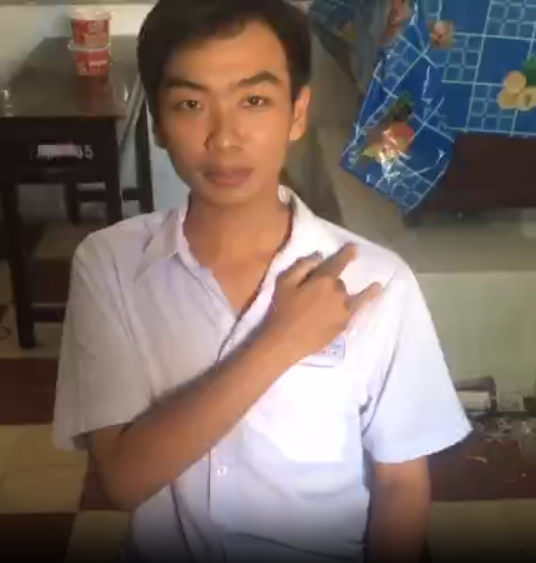
#> input picture image.png, 536 x 563 px; its folder holds only this picture in this run
$ python -i gmc.py   (imports and definitions only)
#> lines starting #> are read from the running program, lines starting #| are printed output that depends on the picture
### ultralytics_v10/utils/__init__.py
# Ultralytics YOLO 🚀, AGPL-3.0 license

import contextlib
import inspect
import logging.config
import os
import platform
import re
import subprocess
import sys
import threading
import time
import urllib
import uuid
from pathlib import Path
from types import SimpleNamespace
from typing import Union

import cv2
import matplotlib.pyplot as plt
import numpy as np
import torch
import yaml
from tqdm import tqdm as tqdm_original

from ultralytics import __version__

# PyTorch Multi-GPU DDP Constants
RANK = int(os.getenv("RANK", -1))
LOCAL_RANK = int(os.getenv("LOCAL_RANK", -1))  # https://pytorch.org/docs/stable/elastic/run.html

# Other Constants
FILE = Path(__file__).resolve()
ROOT = FILE.parents[1]  # YOLO
ASSETS = ROOT / "assets"  # default images
DEFAULT_CFG_PATH = ROOT / "cfg/default.yaml"
NUM_THREADS = min(8, max(1, os.cpu_count() - 1))  # number of YOLOv5 multiprocessing threads
AUTOINSTALL = str(os.getenv("YOLO_AUTOINSTALL", True)).lower() == "true"  # global auto-install mode
VERBOSE = str(os.getenv("YOLO_VERBOSE", True)).lower() == "true"  # global verbose mode
TQDM_BAR_FORMAT = "{l_bar}{bar:10}{r_bar}" if VERBOSE else None  # tqdm bar format
LOGGING_NAME = "ultralytics"
MACOS, LINUX, WINDOWS = (platform.system() == x for x in ["Darwin", "Linux", "Windows"])  # environment booleans
ARM64 = platform.machine() in ("arm64", "aarch64")  # ARM64 booleans
HELP_MSG = """
    Usage examples for running YOLOv8:

    1. Install the ultralytics package:

        pip install ultralytics

    2. Use the Python SDK:

        from ultralytics import YOLO

        # Load a model
        model = YOLO('yolov8n.yaml')  # build a new model from scratch
        model = YOLO("yolov8n.pt")  # load a pretrained model (recommended for training)

        # Use the model
        results = model.train(data="coco128.yaml", epochs=3)  # train the model
        results = model.val()  # evaluate model performance on the validation set
        results = model('https://ultralytics_v10.com/images/bus.jpg')  # predict on an image
        success = model.export(format='onnx')  # export the model to ONNX format

    3. Use the command line interface (CLI):

        YOLOv8 'yolo' CLI commands use the following syntax:

            yolo TASK MODE ARGS

            Where   TASK (optional) is one of [detect, segment, classify]
                    MODE (required) is one of [train, val, predict, export]
                    ARGS (optional) are any number of custom 'arg=value' pairs like 'imgsz=320' that override defaults.
                        See all ARGS at https://docs.ultralytics_v10.com/usage/cfg or with 'yolo cfg'

        - Train a detection model for 10 epochs with an initial learning_rate of 0.01
            yolo detect train data=coco128.yaml model=yolov8n.pt epochs=10 lr0=0.01

        - Predict a YouTube video using a pretrained segmentation model at image size 320:
            yolo segment predict model=yolov8n-seg.pt source='https://youtu.be/LNwODJXcvt4' imgsz=320

        - Val a pretrained detection model at batch-size 1 and image size 640:
            yolo detect val model=yolov8n.pt data=coco128.yaml batch=1 imgsz=640

        - Export a YOLOv8n classification model to ONNX format at image size 224 by 128 (no TASK required)
            yolo export model=yolov8n-cls.pt format=onnx imgsz=224,128

        - Run special commands:
            yolo help
            yolo checks
            yolo version
            yolo settings
            yolo copy-cfg
            yolo cfg

    Docs: https://docs.ultralytics_v10.com
    Community: https://community.ultralytics_v10.com
    GitHub: https://github.com/ultralytics/ultralytics
    """

# Settings
torch.set_printoptions(linewidth=320, precision=4, profile="default")
#> (this line was passed over: torch is not available in this run)
np.set_printoptions(linewidth=320, formatter={"float_kind": "{:11.5g}".format})  # format short g, %precision=5
cv2.setNumThreads(0)  # prevent OpenCV from multithreading (incompatible with PyTorch DataLoader)
os.environ["NUMEXPR_MAX_THREADS"] = str(NUM_THREADS)  # NumExpr max threads
os.environ["CUBLAS_WORKSPACE_CONFIG"] = ":4096:8"  # for deterministic training
os.environ["TF_CPP_MIN_LOG_LEVEL"] = "2"  # suppress verbose TF compiler warnings in Colab


class TQDM(tqdm_original):
    """
    Custom Ultralytics tqdm class with different default arguments.

    Args:
        *args (list): Positional arguments passed to original tqdm.
        **kwargs (any): Keyword arguments, with custom defaults applied.
    """

    # [9 lines left out: function __init__, not called in this run]


class SimpleClass:
    """Ultralytics SimpleClass is a base class providing helpful string representation, error reporting, and attribute
    access methods for easier debugging and usage.
    """

    # [13 lines left out: function __str__, not called in this run]

    def __repr__(self):
        """Return a machine-readable string representation of the object."""
        return self.__str__()

    # [4 lines left out: function __getattr__, not called in this run]


class IterableSimpleNamespace(SimpleNamespace):
    """Ultralytics IterableSimpleNamespace is an extension class of SimpleNamespace that adds iterable functionality and
    enables usage with dict() and for loops.
    """

    def __iter__(self):
        """Return an iterator of key-value pairs from the namespace's attributes."""
        return iter(vars(self).items())

    def __str__(self):
        """Return a human-readable string representation of the object."""
        return "\n".join(f"{k}={v}" for k, v in vars(self).items())

    # [11 lines left out: function __getattr__, not called in this run]

    def get(self, key, default=None):
        """Return the value of the specified key if it exists; otherwise, return the default value."""
        return getattr(self, key, default)


# [41 lines left out: function plt_settings, not called in this run]


def set_logging(name=LOGGING_NAME, verbose=True):
    """Sets up logging for the given name with UTF-8 encoding support."""
    level = logging.INFO if verbose and RANK in {-1, 0} else logging.ERROR  # rank in world for Multi-GPU trainings

    # Configure the console (stdout) encoding to UTF-8
    formatter = logging.Formatter("%(message)s")  # Default formatter
    if WINDOWS and sys.stdout.encoding != "utf-8":
        try:
            if hasattr(sys.stdout, "reconfigure"):
                sys.stdout.reconfigure(encoding="utf-8")
            elif hasattr(sys.stdout, "buffer"):
                import io

                sys.stdout = io.TextIOWrapper(sys.stdout.buffer, encoding="utf-8")
            else:
                sys.stdout.encoding = "utf-8"
        except Exception as e:
            print(f"Creating custom formatter for non UTF-8 environments due to {e}")

            class CustomFormatter(logging.Formatter):
                def format(self, record):
                    """Sets up logging with UTF-8 encoding and configurable verbosity."""
                    return emojis(super().format(record))

            formatter = CustomFormatter("%(message)s")  # Use CustomFormatter to eliminate UTF-8 output as last recourse

    # Create and configure the StreamHandler
    stream_handler = logging.StreamHandler(sys.stdout)
    stream_handler.setFormatter(formatter)
    stream_handler.setLevel(level)

    logger = logging.getLogger(name)
    logger.setLevel(level)
    logger.addHandler(stream_handler)
    logger.propagate = False
    return logger


# Set logger
LOGGER = set_logging(LOGGING_NAME, verbose=VERBOSE)  # define globally (used in train.py, val.py, predict.py, etc.)
for logger in "sentry_sdk", "urllib3.connectionpool":
    logging.getLogger(logger).setLevel(logging.CRITICAL + 1)


def emojis(string=""):
    """Return platform-dependent emoji-safe version of string."""
    return string.encode().decode("ascii", "ignore") if WINDOWS else string


class ThreadingLocked:
    """
    A decorator class for ensuring thread-safe execution of a function or method. This class can be used as a decorator
    to make sure that if the decorated function is called from multiple threads, only one thread at a time will be able
    to execute the function.

    Attributes:
        lock (threading.Lock): A lock object used to manage access to the decorated function.

    Example:
        ```python
        from ultralytics_v10.utils import ThreadingLocked

        @ThreadingLocked()
        def my_function():
            # Your code here
            pass
        ```
    """

    def __init__(self):
        """Initializes the decorator class for thread-safe execution of a function or method."""
        self.lock = threading.Lock()

    # [43 lines left out: functions __call__, yaml_save, not called in this run]


def yaml_load(file="data.yaml", append_filename=False):
    """
    Load YAML data from a file.

    Args:
        file (str, optional): File name. Default is 'data.yaml'.
        append_filename (bool): Add the YAML filename to the YAML dictionary. Default is False.

    Returns:
        (dict): YAML data and file name.
    """
#> further down, picture is the input picture: shape (563, 536, 3); mean B, G, R 101.3, 108, 123
    assert Path(file).suffix in (".yaml", ".yml"), f"Attempting to load non-YAML file {file} with yaml_load()"
    with open(file, errors="ignore", encoding="utf-8") as f:
        s = f.read()  # string

        # Remove special characters
        if not s.isprintable():
            s = re.sub(r"[^\x09\x0A\x0D\x20-\x7E\x85\xA0-\uD7FF\uE000-\uFFFD\U00010000-\U0010ffff]+", "", s)

        # Add YAML filename to dict and return
        data = yaml.safe_load(s) or {}  # always return a dict (yaml.safe_load() may return None for empty files)
        if append_filename:
            data["yaml_file"] = str(file)
        return data


# [13 lines left out: function yaml_print, not called in this run]


# Default configuration
DEFAULT_CFG_DICT = yaml_load(DEFAULT_CFG_PATH)
for k, v in DEFAULT_CFG_DICT.items():
    if isinstance(v, str) and v.lower() == "none":
        DEFAULT_CFG_DICT[k] = None
DEFAULT_CFG_KEYS = DEFAULT_CFG_DICT.keys()
DEFAULT_CFG = IterableSimpleNamespace(**DEFAULT_CFG_DICT)


# [81 lines left out: functions is_ubuntu, is_colab, is_kaggle, is_jupyter, is_docker, is_online, not called in this run]


ONLINE = is_online()


# [160 lines left out: functions is_pip_package, is_dir_writeable, is_pytest_running, is_github_action_running, is_git_dir, get_git_dir and 5 more, not called in this run]


USER_CONFIG_DIR = Path(os.getenv("YOLO_CONFIG_DIR") or get_user_config_dir())  # Ultralytics settings dir
SETTINGS_YAML = USER_CONFIG_DIR / "settings.yaml"


# [69 lines left out: functions colorstr, remove_colorstr, not called in this run]


class TryExcept(contextlib.ContextDecorator):
    """
    Ultralytics TryExcept class. Use as @TryExcept() decorator or 'with TryExcept():' context manager.

    Examples:
        As a decorator:
        >>> @TryExcept(msg="Error occurred in func", verbose=True)
        >>> def func():
        >>>    # Function logic here
        >>>     pass

        As a context manager:
        >>> with TryExcept(msg="Error occurred in block", verbose=True):
        >>>     # Code block here
        >>>     pass
    """

    # [4 lines left out: function __init__, not called in this run]

    def __enter__(self):
        """Executes when entering TryExcept context, initializes instance."""
        pass

    # [5 lines left out: function __exit__, not called in this run]


class Retry(contextlib.ContextDecorator):
    """
    Retry class for function execution with exponential backoff.

    Can be used as a decorator or a context manager to retry a function or block of code on exceptions, up to a
    specified number of times with an exponentially increasing delay between retries.

    Examples:
        Example usage as a decorator:
        >>> @Retry(times=3, delay=2)
        >>> def test_func():
        >>>     # Replace with function logic that may raise exceptions
        >>>     return True

        Example usage as a context manager:
        >>> with Retry(times=3, delay=2):
        >>>     # Replace with code block that may raise exceptions
        >>>     pass
    """

    # [23 lines left out: functions __init__, __call__, not called in this run]

    def __enter__(self):
        """Enter the runtime context related to this object."""
        self._attempts = 0

    # [100 lines left out: functions __exit__, threaded, set_sentry, not called in this run]


class SettingsManager(dict):
    """
    Manages Ultralytics settings stored in a YAML file.

    Args:
        file (str | Path): Path to the Ultralytics settings YAML file. Default is USER_CONFIG_DIR / 'settings.yaml'.
        version (str): Settings version. In case of local version mismatch, new default settings will be saved.
    """

    # [64 lines left out: function __init__, not called in this run]

    def load(self):
        """Loads settings from the YAML file."""
        super().update(yaml_load(self.file))

    def save(self):
        """Saves the current settings to the YAML file."""
        yaml_save(self.file, dict(self))

    # [26 lines left out: functions update, reset, deprecation_warn, clean_url, not called in this run]


def url2file(url):
    """Convert URL to filename, i.e. https://url.com/file.txt?auth -> file.txt."""
    return Path(clean_url(url)).name


# Run below code on utils init ------------------------------------------------------------------------------------

# Check first-install steps
PREFIX = colorstr("Ultralytics: ")
SETTINGS = SettingsManager()  # initialize settings
DATASETS_DIR = Path(SETTINGS["datasets_dir"])  # global datasets directory
WEIGHTS_DIR = Path(SETTINGS["weights_dir"])  # global weights directory
RUNS_DIR = Path(SETTINGS["runs_dir"])  # global runs directory
ENVIRONMENT = (
    "Colab"
    if is_colab()
    else "Kaggle"
    if is_kaggle()
    else "Jupyter"
    if is_jupyter()
    else "Docker"
    if is_docker()
    else platform.system()
)
TESTS_RUNNING = is_pytest_running() or is_github_action_running()
set_sentry()

# Apply monkey patches
from .patches import imread, imshow, imwrite, torch_save

torch.save = torch_save
if WINDOWS:
    # Apply cv2 patches for non-ASCII and non-UTF characters in image paths
    cv2.imread, cv2.imwrite, cv2.imshow = imread, imwrite, imshow

### ultralytics_v10/trackers/utils/gmc.py
# Ultralytics YOLO 🚀, AGPL-3.0 license

import copy

import cv2
import numpy as np

from ultralytics_v10.utils import LOGGER


class GMC:
    """
    Generalized Motion Compensation (GMC) class for tracking and object detection in video frames.

    This class provides methods for tracking and detecting objects based on several tracking algorithms including ORB,
    SIFT, ECC, and Sparse Optical Flow. It also supports downscaling of frames for computational efficiency.

    Attributes:
        method (str): The method used for tracking. Options include 'orb', 'sift', 'ecc', 'sparseOptFlow', 'none'.
        downscale (int): Factor by which to downscale the frames for processing.
        prevFrame (np.ndarray): Stores the previous frame for tracking.
        prevKeyPoints (list): Stores the keypoints from the previous frame.
        prevDescriptors (np.ndarray): Stores the descriptors from the previous frame.
        initializedFirstFrame (bool): Flag to indicate if the first frame has been processed.

    Methods:
        __init__(self, method='sparseOptFlow', downscale=2): Initializes a GMC object with the specified method
                                                              and downscale factor.
        apply(self, raw_frame, detections=None): Applies the chosen method to a raw frame and optionally uses
                                                 provided detections.
        applyEcc(self, raw_frame, detections=None): Applies the ECC algorithm to a raw frame.
        applyFeatures(self, raw_frame, detections=None): Applies feature-based methods like ORB or SIFT to a raw frame.
        applySparseOptFlow(self, raw_frame, detections=None): Applies the Sparse Optical Flow method to a raw frame.
    """

    def __init__(self, method: str = "sparseOptFlow", downscale: int = 2) -> None:
        """
        Initialize a video tracker with specified parameters.

        Args:
            method (str): The method used for tracking. Options include 'orb', 'sift', 'ecc', 'sparseOptFlow', 'none'.
            downscale (int): Downscale factor for processing frames.
        """
        super().__init__()

        self.method = method
        self.downscale = max(1, int(downscale))

        if self.method == "orb":
            self.detector = cv2.FastFeatureDetector_create(20)
            self.extractor = cv2.ORB_create()
            self.matcher = cv2.BFMatcher(cv2.NORM_HAMMING)

        elif self.method == "sift":
            self.detector = cv2.SIFT_create(nOctaveLayers=3, contrastThreshold=0.02, edgeThreshold=20)
            self.extractor = cv2.SIFT_create(nOctaveLayers=3, contrastThreshold=0.02, edgeThreshold=20)
            self.matcher = cv2.BFMatcher(cv2.NORM_L2)

        elif self.method == "ecc":
            number_of_iterations = 5000
            termination_eps = 1e-6
            self.warp_mode = cv2.MOTION_EUCLIDEAN
            self.criteria = (cv2.TERM_CRITERIA_EPS | cv2.TERM_CRITERIA_COUNT, number_of_iterations, termination_eps)

        elif self.method == "sparseOptFlow":
            self.feature_params = dict(
                maxCorners=1000, qualityLevel=0.01, minDistance=1, blockSize=3, useHarrisDetector=False, k=0.04
            )

        elif self.method in {"none", "None", None}:
            self.method = None
        else:
            raise ValueError(f"Error: Unknown GMC method:{method}")

        self.prevFrame = None
        self.prevKeyPoints = None
        self.prevDescriptors = None
        self.initializedFirstFrame = False

    def apply(self, raw_frame: np.array, detections: list = None) -> np.array:
        """
        Apply object detection on a raw frame using specified method.

        Args:
            raw_frame (np.ndarray): The raw frame to be processed.
            detections (list): List of detections to be used in the processing.

        Returns:
            (np.ndarray): Processed frame.

        Examples:
            >>> gmc = GMC()
            >>> gmc.apply(np.array([[1, 2, 3], [4, 5, 6]]))
            array([[1, 2, 3],
                   [4, 5, 6]])
        """
        if self.method in ["orb", "sift"]:
            return self.applyFeatures(raw_frame, detections)
        elif self.method == "ecc":
            return self.applyEcc(raw_frame)
        elif self.method == "sparseOptFlow":
            return self.applySparseOptFlow(raw_frame)
        else:
            return np.eye(2, 3)

    # [187 lines left out: functions applyEcc, applyFeatures, not called in this run]

    def applySparseOptFlow(self, raw_frame: np.array) -> np.array:
        """
        Apply Sparse Optical Flow method to a raw frame.

        Args:
            raw_frame (np.ndarray): The raw frame to be processed.

        Returns:
            (np.ndarray): Processed frame.

        Examples:
            >>> gmc = GMC()
            >>> gmc.applySparseOptFlow(np.array([[1, 2, 3], [4, 5, 6]]))
            array([[1, 2, 3],
                   [4, 5, 6]])
        """
        height, width, _ = raw_frame.shape
#> height = 563; width = 536
        frame = cv2.cvtColor(raw_frame, cv2.COLOR_BGR2GRAY)
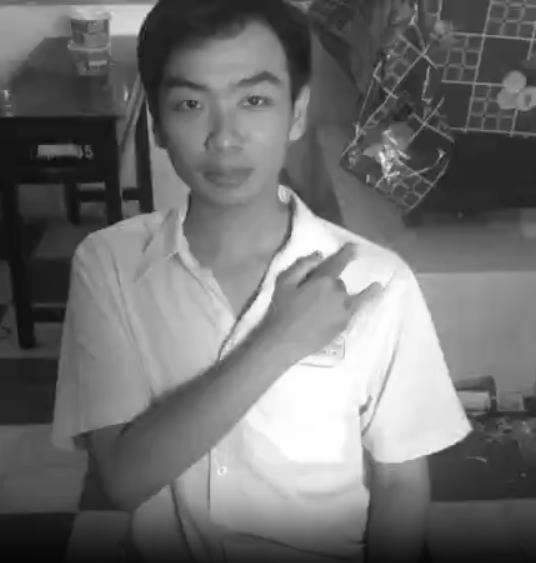
#> frame: shape (563, 536); min 6, max 255, mean 111.7
        H = np.eye(2, 3)

        # Downscale image
        if self.downscale > 1.0:
            frame = cv2.resize(frame, (width // self.downscale, height // self.downscale))
#> frame: shape (281, 268)

        # Find the keypoints
        keypoints = cv2.goodFeaturesToTrack(frame, mask=None, **self.feature_params)
#> keypoints = 908 rows, first 8: [194, 89], [162, 127], [190, 76], [169, 138], [180, 206], [235, 214], [194, 85], [220, 75]

        # Handle first frame
        if not self.initializedFirstFrame:
            self.prevFrame = frame.copy()
            self.prevKeyPoints = copy.copy(keypoints)
#> self.prevKeyPoints has the same summary as keypoints
            self.initializedFirstFrame = True
            return H

        # Find correspondences
        matchedKeypoints, status, _ = cv2.calcOpticalFlowPyrLK(self.prevFrame, frame, self.prevKeyPoints, None)

        # Leave good correspondences only
        prevPoints = []
        currPoints = []

        for i in range(len(status)):
            if status[i]:
                prevPoints.append(self.prevKeyPoints[i])
                currPoints.append(matchedKeypoints[i])

        prevPoints = np.array(prevPoints)
        currPoints = np.array(currPoints)

        # Find rigid matrix
        if (prevPoints.shape[0] > 4) and (prevPoints.shape[0] == prevPoints.shape[0]):
            H, _ = cv2.estimateAffinePartial2D(prevPoints, currPoints, cv2.RANSAC)

            if self.downscale > 1.0:
                H[0, 2] *= self.downscale
                H[1, 2] *= self.downscale
        else:
            LOGGER.warning("WARNING: not enough matching points")

        self.prevFrame = frame.copy()
        self.prevKeyPoints = copy.copy(keypoints)

        return H

    # [6 lines left out: function reset_params, not called in this run]

>>> import cv2
>>> picture = cv2.imread('../../../image.png')
>>> result = GMC().apply(picture)
#> result = [[1, 0, 0], [0, 1, 0]]
